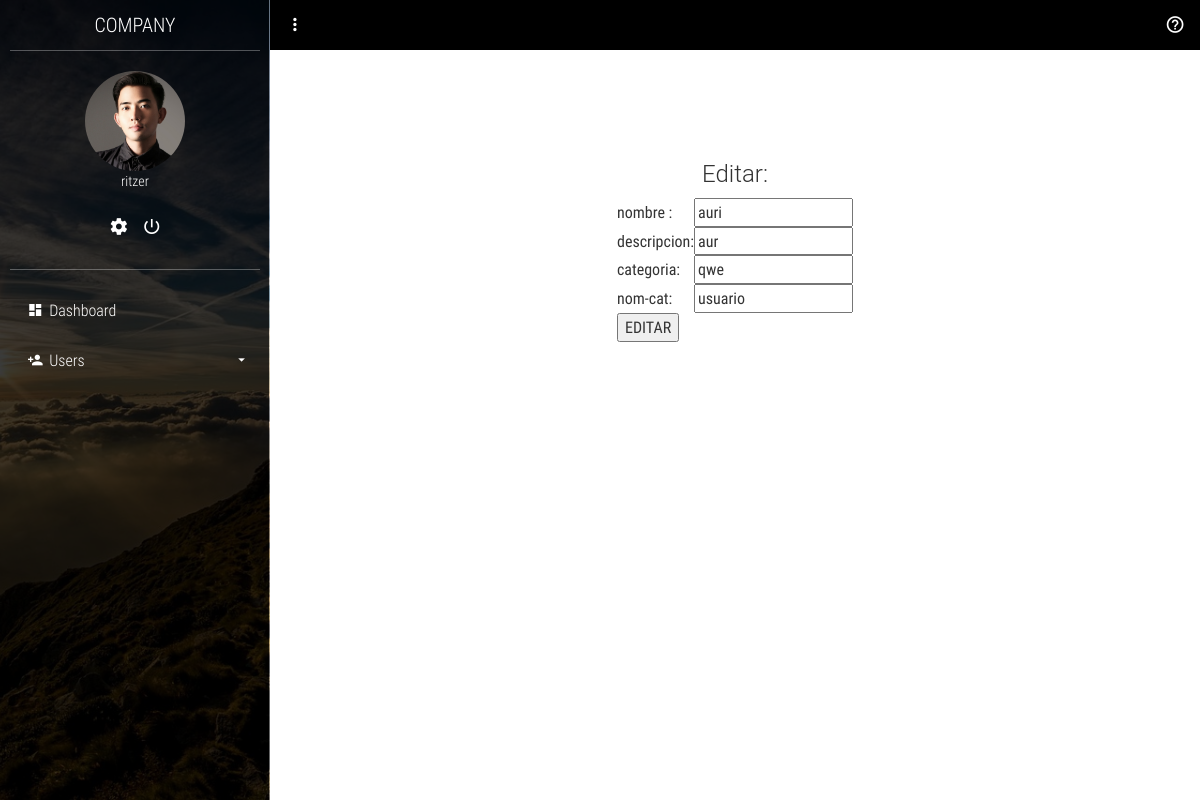
The app's page /admin.act.php?id=11 (signed in) with its own data.
### tables this page shows
CREATE TABLE `usuarios` (
  `id` int(11) NOT NULL,
  `nombre` varchar(255) NOT NULL,
  `usuario` varchar(255) NOT NULL,
  `password` varchar(255) NOT NULL,
  `tipo_usuario` varchar(255) NOT NULL,
  `genero` varchar(255) NOT NULL
);

### functions.php (called while the page is built, shortened)
<?php
function iniciarSession($table, $conexion){
  $statement = $conexion->prepare("SELECT * FROM $table WHERE usuario = :usuario");
  $statement->execute([
    ':usuario' => $_SESSION['usuario']
  ]);
  return $statement->fetch(PDO::FETCH_ASSOC);
}
?>

### views/admin.act.view.php (the view, shortened to what this page needs)
<?php
if(isset($_SESSION['usuario'])){
		include 'admin/conexion.php';
		$id = $_GET['id'];
		$sentencia = $bd->prepare("SELECT * FROM usuarios WHERE id = ?;");
		$sentencia->execute([$id]);
		$persona = $sentencia->fetch(PDO::FETCH_OBJ);
	}else{
		echo "Error en el sistema";
	}
?>
<!DOCTYPE html>
<html lang="es">
<head>
	<link rel="stylesheet" href="./css/main.css">
</head>
<body>
<section class="full-box cover dashboard-sideBar">
		<div class="full-box dashboard-sideBar-ct">
			<div class="full-box text-uppercase text-center text-titles dashboard-sideBar-title">
				company <i class="zmdi zmdi-close btn-menu-dashboard visible-xs"></i>
			</div>
			<div class="full-box dashboard-sideBar-UserInfo">
				<figure class="full-box">
					<img src="./assets/img/avatar.jpg" alt="UserIcon">
					<figcaption class="text-center text-titles"><?php echo $user['nombre']; ?></figcaption>
				</figure>
				<ul class="full-box list-unstyled text-center">
					<li>
						<a href="cuenta.php" title="Mis datos">
							<i class="zmdi zmdi-settings"></i>
						</a>
					</li>
					<li>
						<a href="#!" class="btn-exit-system">
							<i class="zmdi zmdi-power"></i>
						</a>
					</li>
				</ul>
			</div>
			<ul class="list-unstyled full-box dashboard-sideBar-Menu">
				<li>
					<a href="admin.php">
						<i class="zmdi zmdi-view-dashboard zmdi-hc-fw"></i> Dashboard
					</a>
				</li>
				<li>
					<a href="#!" class="btn-sideBar-SubMenu">
						<i class="zmdi zmdi-account-add zmdi-hc-fw"></i> Users <i class="zmdi zmdi-caret-down pull-right"></i>
					</a>
					<ul class="list-unstyled full-box">
					</ul>
				</li>
			</ul>
		</div>
	</section>
	<section class="full-box dashboard-contentPage">
		<nav class="full-box dashboard-Navbar">
			<ul class="full-box list-unstyled text-right">
				<li class="pull-left">
					<a href="#!" class="btn-menu-dashboard"><i class="zmdi zmdi-more-vert"></i></a>
				</li>
				<li>
					<a href="#!" class="btn-modal-help">
						<i class="zmdi zmdi-help-outline"></i>
					</a>
				</li>
			</ul>
		</nav>
		<br><br><br><br>
		<center>
		<h3>Editar:</h3>
		<form method="POST" action="editarProceso.php">
			<table>
				<tr>
					<td>nombre : </td>
					<td><input type="text" name="nom" value="<?php echo $persona->nombre; ?>"></td>
				</tr>
				<tr>
					<td>descripcion: </td>
					<td><input type="text" name="usu" value="<?php echo $persona->usuario; ?>"></td>
				</tr>
				<tr>
					<td>categoria: </td>
					<td><input type="text" name="pass" value="<?php echo $persona->password; ?>"></td>
				</tr>
				<tr>
					<td>nom-cat: </td>
					<td><input type="text" name="tip" value="<?php echo $persona->tipo_usuario; ?>"></td>
				</tr>
				<tr>
					<td colspan="2"><input type="submit" value="EDITAR"></td>
				</tr>
			</table>
		</form>
</center>
	</section>
</body>
</html>

### css/main.css (style rules this page uses)
body, html { background-color: #fff; width: 100%; height: 100%; margin: 0; padding: 0; position: relative; font-size: 16px; font-family: 'RobotoCondensed'; overflow: hidden; }
.full-box { margin: 0; padding: 0; width: 100%; box-sizing: border-box; }
.cover { background: 50% 50% no-repeat; background-size: cover; }
.text-titles { font-family: 'RobotoCondensedLight' }
.dashboard-sideBar, .dashboard-contentPage { position: absolute; top: 0; height: 100%; transition: all .3s ease-in-out; }
.dashboard-sideBar, .dashboard-sideBar-ct { width: 270px; }
.dashboard-sideBar { left: 0; z-index: 2; background-image: url('../assets/img/sideBar-font.jpg'); border-right: 1px solid rgba(255, 255, 255, .4); overflow: hidden; }
.dashboard-sideBar-ct { position: relative; height: 100%; background-color: rgba(0, 0, 0, .77); padding: 0 10px; padding-bottom: 30px; }
.dashboard-sideBar-title, .dashboard-sideBar-title > i { height: 50px; line-height: 50px; color: #fff; font-size: 20px; }
.dashboard-sideBar-title { position: relative; }
.dashboard-sideBar-UserInfo { border-top: 1px solid rgba(255, 255, 255, .3); border-bottom: 1px solid rgba(255, 255, 255, .3); color: #fff; font-size: 14px; padding: 20px 0; }
.dashboard-sideBar-UserInfo figure img { width: 100px; height: 100px; border-radius: 100%; display: block; margin: 0 auto; }
.dashboard-sideBar-UserInfo ul { margin-top: 15px; }
.dashboard-sideBar-UserInfo ul > li, .dashboard-sideBar-UserInfo ul > li > a { display: inline-block; color: #fff; }
.dashboard-sideBar-UserInfo ul > li > a { outline: none; font-size: 20px; padding: 7px; transition: all .3s ease-in-out; }
.dashboard-sideBar-Menu { padding-top: 15px; }
.dashboard-sideBar-Menu > li, .dashboard-sideBar-Menu > li > a, .dashboard-sideBar-Menu > li > ul > li, .dashboard-sideBar-Menu > li > ul > li > a { line-height: 50px; font-family: "RobotoCondensedLight"; display: block; color: #fff; text-decoration: none; border-radius: 4px; transition: all .3s ease-in-out; position: relative; }
.dashboard-sideBar-Menu > li > a > i.zmdi-caret-down { line-height: 50px; transition: all .3s ease-in-out; }
.dashboard-sideBar-Menu > li > a { padding: 0 15px; box-sizing: border-box; height: 50px; outline: none; }
.dashboard-sideBar-Menu > li > ul { position: relative; padding-top: 7px; height: 0; overflow: hidden; }
.dashboard-contentPage { right: 0; z-index: 1; padding-left: 270px; }
.dashboard-Navbar, .dashboard-Navbar > ul, .dashboard-Navbar > ul >li, .dashboard-Navbar > ul > li > a { height: 50px; line-height: 50px; }
.dashboard-Navbar > ul > li > a { outline: none; }
.dashboard-Navbar { background-color: #000; overflow: hidden; }
.dashboard-Navbar > ul >li, .dashboard-Navbar > ul > li > a { display: inline-block; width: 50px; text-align: center; color: #fff; margin: 0; padding: 0; font-size: 20px; transition: all .3s ease-in-out; position: relative; }

### records on screen
usuarios: nombre "ritzer"
usuarios: nom "auri", usu "aur", pass "qwe", tip "usuario"
